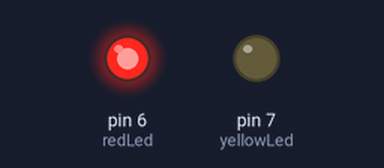
A sketch run on a simulated Arduino Uno, built with avr-gcc and run on an emulated ATmega328P. Parts: output pins drawn as LEDs (lit = HIGH).

Above: at 0.2 s.
At 5.2 s:
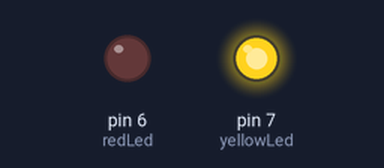
At 9.7 s:
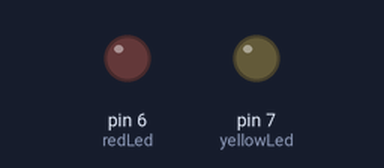
Timing chart, 0 to 10.4 s (numbered marks = the images above):
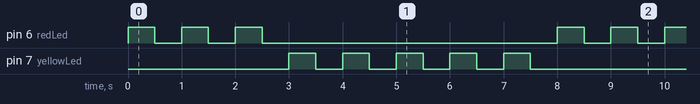

Measured:
- by itself, pin 6 (redLed): repeats every 8.0 s: 2 × (LOW 0.50 s, HIGH 0.50 s), LOW 5.5 s, HIGH 0.50 s
- by itself, pin 7 (yellowLed): repeats every 8.0 s: 4 × (LOW 0.50 s, HIGH 0.50 s), LOW 3.5 s, HIGH 0.50 s
- by itself, everything shown: repeats every 8.0 s, in 16 steps

The sketch:

011forLoop.ino
```cpp
int redLed = 6;
int yellowLed = 7;
int redTime = 500;
int yellowTime = 500;
int redBlink = 3;
int yellowBlink = 5;
int i;
void setup()
{
  pinMode(redLed, OUTPUT);
  pinMode(yellowLed, OUTPUT);
}

void loop()
{
  for(i=0;i<redBlink;i++){
  	digitalWrite(redLed, HIGH);
    delay(redTime);
    digitalWrite(redLed, LOW);
    delay(redTime);
  }

  for(int i=0;i<yellowBlink;i++){
  	digitalWrite(yellowLed, HIGH);
    delay(yellowTime);
    digitalWrite(yellowLed, LOW);
    delay(yellowTime);
  }
}
```
